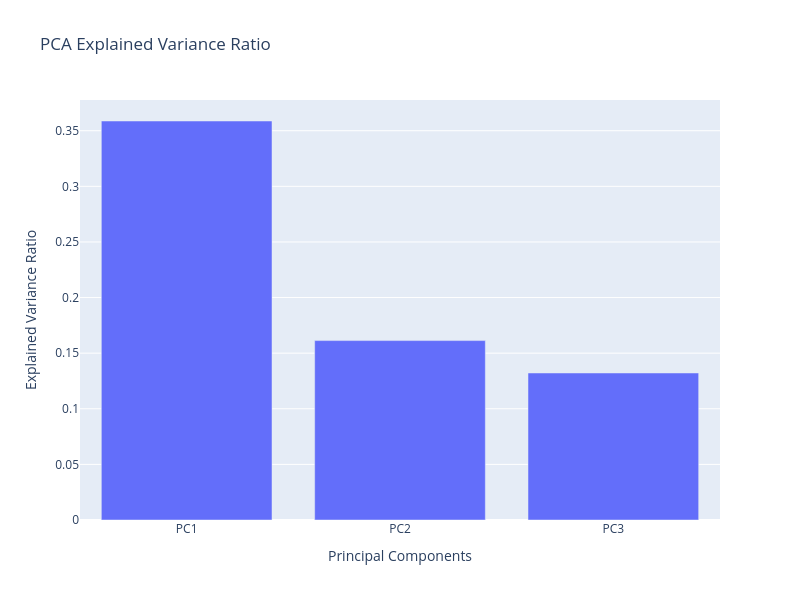

Notebook cell for this chart:
### Code cell
# Total percentage of variance explained by the first two components
total_variance = PCA_3components.explained_variance_ratio_.sum() *100
print(f"Total percentage of variance explained by the first three components: {total_variance:.2f}%")

# Plot the PCA explained variance 
fig = px.bar(x=['PC1', 'PC2', 'PC3'], y=PCA_3components.explained_variance_ratio_, 
             title='PCA Explained Variance Ratio', 
             labels={'x': 'Principal Components', 'y': 'Explained Variance Ratio'})
fig.update_layout(
    xaxis_title='Principal Components',
    yaxis_title='Explained Variance Ratio',
    width=800,
    height=600
)
fig.show()

### Figure 1 — Plotly figure (JSON) as saved in the notebook; plotly's stock layout.template omitted (floating-point values rounded to 4 significant figures)
{"data": [{"alignmentgroup": "True", "hovertemplate": "Principal Components=%{x}<br>Explained Variance Ratio=%{y}<extra></extra>", "legendgroup": "", "marker": {"color": "#636efa", "pattern": {"shape": ""}}, "name": "", "offsetgroup": "", "orientation": "v", "showlegend": false, "textposition": "auto", "type": "bar", "x": ["PC1", "PC2", "PC3"], "xaxis": "x", "y": [0.3587, 0.1613, 0.1322], "yaxis": "y"}], "layout": {"barmode": "relative", "height": 600, "legend": {"tracegroupgap": 0}, "title": {"text": "PCA Explained Variance Ratio"}, "width": 800, "xaxis": {"anchor": "y", "domain": [0, 1], "title": {"text": "Principal Components"}}, "yaxis": {"anchor": "x", "domain": [0, 1], "title": {"text": "Explained Variance Ratio"}}}}
